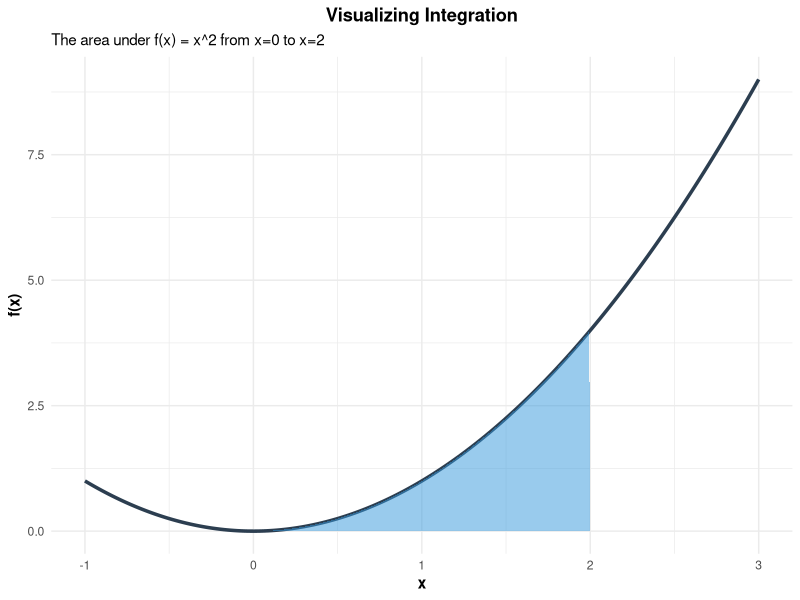

The R script that drew this image:
## ---- chunk 1
# This chunk sets up the environment.
knitr::opts_chunk$set(echo = FALSE, warning = FALSE, message = FALSE, fig.align="center")

library(ggplot2)
library(gridExtra)

# Common plotting theme for consistency
common_theme <- theme_minimal() + 
                theme(axis.title = element_text(face="bold"),
                      plot.title = element_text(face="bold", hjust = 0.5))

## ---- chunk 2
# Define function
f <- function(x) x^2

# Create data for the line
x_vals <- seq(-1, 3, length.out = 200)
df_integ <- data.frame(x = x_vals, y = f(x_vals))

# Create data for the shaded area (only from 0 to 2)
df_area <- subset(df_integ, x >= 0 & x <= 2)

ggplot(df_integ, aes(x = x, y = y)) +
  geom_line(size = 1.2, color = "#2c3e50") +
  # Shade the area under the curve
  geom_area(data = df_area, aes(x = x, y = y), fill = "#3498db", alpha = 0.5) +
  labs(title = "Visualizing Integration", 
       subtitle = "The area under f(x) = x^2 from x=0 to x=2",
       y = "f(x)") +
  common_theme
